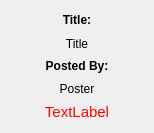
<?xml version="1.0" encoding="UTF-8"?>
<ui version="4.0">
 <class>Form</class>
 <widget class="QWidget" name="Form">
  <property name="geometry">
   <rect>
    <x>0</x>
    <y>0</y>
    <width>154</width>
    <height>133</height>
   </rect>
  </property>
  <property name="minimumSize">
   <size>
    <width>154</width>
    <height>120</height>
   </size>
  </property>
  <property name="maximumSize">
   <size>
    <width>154</width>
    <height>133</height>
   </size>
  </property>
  <property name="windowTitle">
   <string>Form</string>
  </property>
  <layout class="QVBoxLayout" name="verticalLayout_2">
   <property name="margin">
    <number>12</number>
   </property>
   <item>
    <widget class="QLabel" name="label">
     <property name="styleSheet">
      <string notr="true"/>
     </property>
     <property name="text">
      <string>&lt;b&gt;Title:&lt;/b&gt;</string>
     </property>
     <property name="alignment">
      <set>Qt::AlignCenter</set>
     </property>
    </widget>
   </item>
   <item>
    <widget class="QLabel" name="titleLabel">
     <property name="layoutDirection">
      <enum>Qt::LeftToRight</enum>
     </property>
     <property name="styleSheet">
      <string notr="true"/>
     </property>
     <property name="text">
      <string>Title</string>
     </property>
     <property name="alignment">
      <set>Qt::AlignCenter</set>
     </property>
     <property name="wordWrap">
      <bool>true</bool>
     </property>
    </widget>
   </item>
   <item>
    <widget class="QLabel" name="postedByHeaderLabel">
     <property name="styleSheet">
      <string notr="true"/>
     </property>
     <property name="text">
      <string>&lt;b&gt;Posted By:&lt;/b&gt;</string>
     </property>
     <property name="alignment">
      <set>Qt::AlignCenter</set>
     </property>
    </widget>
   </item>
   <item>
    <widget class="QLabel" name="postedByLabel">
     <property name="styleSheet">
      <string notr="true"/>
     </property>
     <property name="text">
      <string>Poster</string>
     </property>
     <property name="alignment">
      <set>Qt::AlignCenter</set>
     </property>
     <property name="wordWrap">
      <bool>true</bool>
     </property>
    </widget>
   </item>
   <item>
    <widget class="QLabel" name="tagLabel">
     <property name="palette">
      <palette>
       <active>
        <colorrole role="WindowText">
         <brush brushstyle="SolidPattern">
          <color alpha="255">
           <red>255</red>
           <green>3</green>
           <blue>0</blue>
          </color>
         </brush>
        </colorrole>
       </active>
       <inactive>
        <colorrole role="WindowText">
         <brush brushstyle="SolidPattern">
          <color alpha="255">
           <red>255</red>
           <green>3</green>
           <blue>0</blue>
          </color>
         </brush>
        </colorrole>
       </inactive>
       <disabled>
        <colorrole role="WindowText">
         <brush brushstyle="SolidPattern">
          <color alpha="255">
           <red>69</red>
           <green>69</green>
           <blue>69</blue>
          </color>
         </brush>
        </colorrole>
       </disabled>
      </palette>
     </property>
     <property name="font">
      <font>
       <pointsize>11</pointsize>
      </font>
     </property>
     <property name="text">
      <string>TextLabel</string>
     </property>
     <property name="alignment">
      <set>Qt::AlignCenter</set>
     </property>
    </widget>
   </item>
  </layout>
 </widget>
 <resources/>
 <connections/>
</ui>
